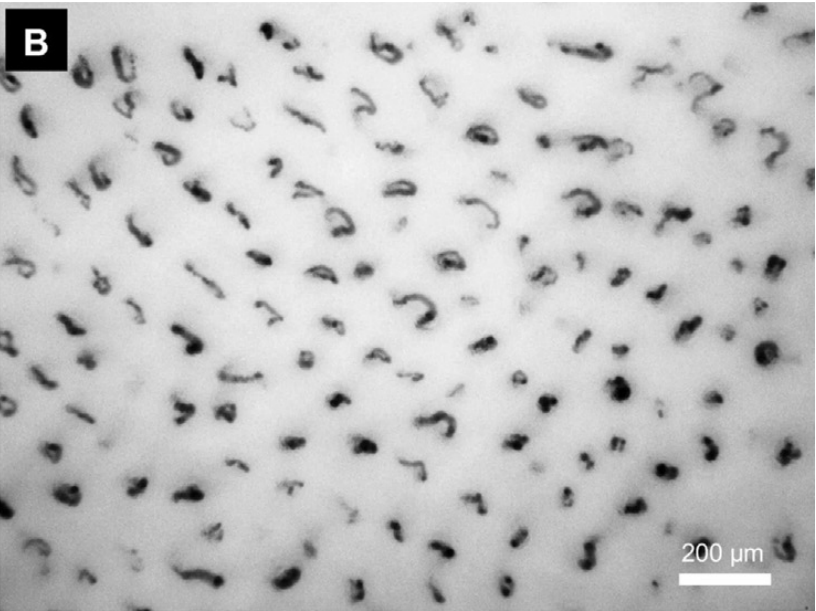
%> input picture dots2.png, 816 x 611 px
$ octave spots_test.m   (GNU Octave 9; MATLAB toolbox functions it lacks are replaced by stand-ins)
%> lines starting %> are read from the running program, lines starting %| are printed output that depends on the picture
### imageEnhancement.m
function enhanced_image = imageEnhancement(image)
cim=double(image);

[r,c]=size(image);
cim=cim+1;

% natural log
lim=log(cim);
fim=fft2(lim);

lowg=0.9; %(lower gamma threshold, must be lowg < 1)
highg=1.1; %(higher gamma threshold, must be highg > 1)

him=homomorph(fim,lowg,highg);
ifim=ifft2(him);
eim=exp(ifim);
eim = uint8(real(eim));

claheimg = adapthisteq(eim);
medianimg = medfilt2(claheimg);
contrastimg = imadjust(medianimg,stretchlim(medianimg),[]);
enhanced_image = contrastimg;
end

### spots_test.m
close all
spot_img = imread('dots2.png');
%> spot_img is the input picture: size 611x816x3 uint8; min 0, max 255, mean 193.8

spot_img = rgb2gray(spot_img);
%> spot_img: size 611x816 uint8

% spot_img = imadjust(spot_img,stretchlim(spot_img),[]);
%%


A = fft2(double(spot_img)); % compute FFT of the grey image
A1=fftshift(A); % frequency scaling


% Gaussian Filter Response Calculation

[M N]=size(A); % image size
%> M = 611; N = 816
R=20; % filter size parameter
X=0:N-1;
%> X = 816 values from 0 to 815
Y=0:M-1;
%> Y = 611 values from 0 to 610
[X Y]=meshgrid(X,Y);
Cx=0.5*N;
%> Cx = 408
Cy=0.5*M;
%> Cy = 305.5
Lo=exp(-((X-Cx).^2+(Y-Cy).^2)./(2*R).^2);
Hi=1-Lo; % High pass filter=1-low pass filter

% [5 lines of commented-out code are left out]

J=A1.*Lo;
J1=ifftshift(J);
B1=ifft2(J1);

% ideal = IdealLowPass(spot_img,0.006);


new_img = double(spot_img)./double(B1);
new_img = real(new_img);
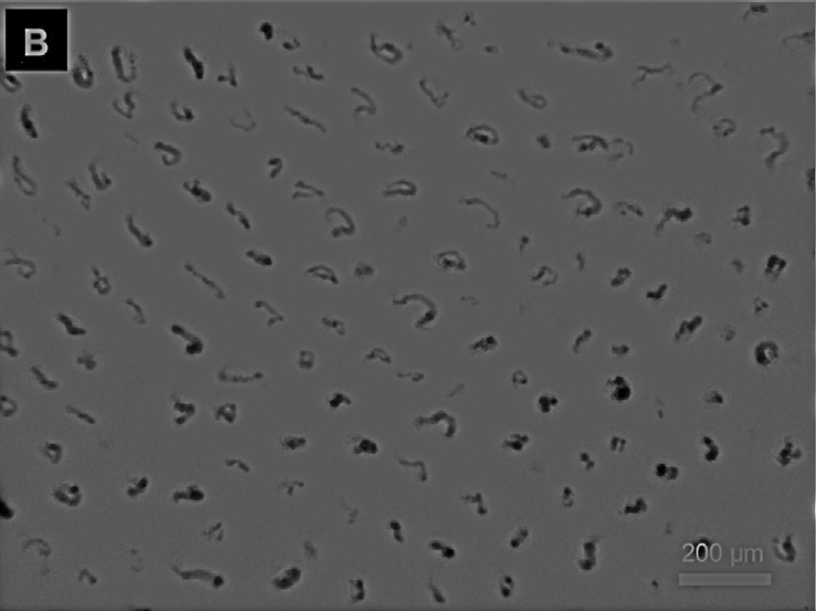
%> new_img: size 611x816 double; min 0, max 2.86, mean 0.988; drawn with min black and max white

new_img = imageEnhancement(new_img);
%> in imageEnhancement, `lim=log(cim);`:
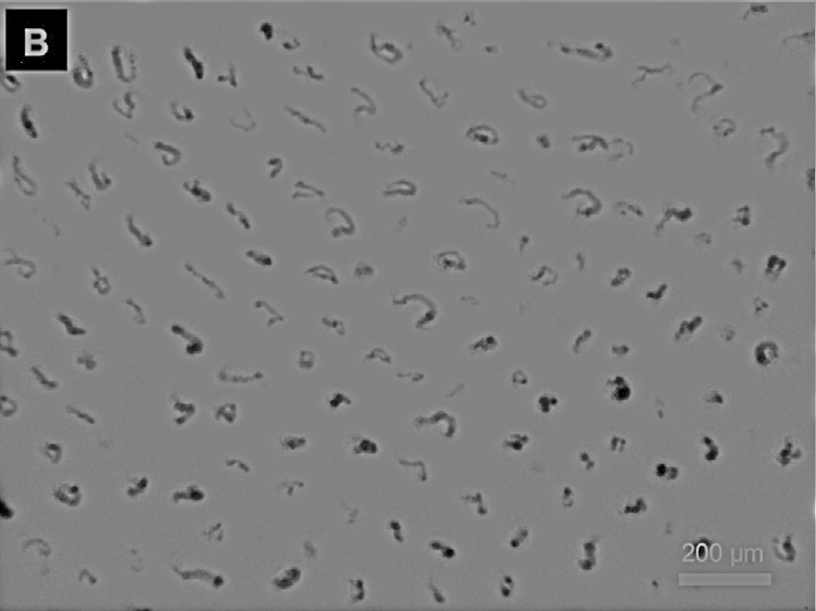
%> lim: size 611x816 double; min 0, max 1.35, mean 0.684; drawn with min black and max white
%> the run ends on the next line
